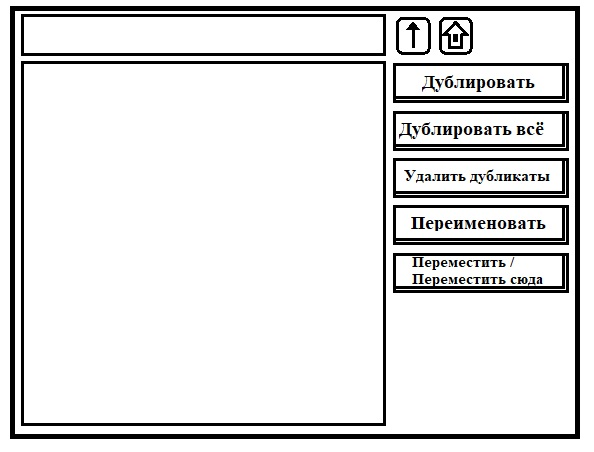
#> input picture СV_L/Задание 2. эскиз.jpg, 594 x 452 px
$ python -i Intro.py   (imports and definitions only)
#> lines starting #> are read from the running program, lines starting #| are printed output that depends on the picture; after the words box and inside, x2 and y2 are one past the last pixel; in counts of white or black regions, pixels touching at a corner belong together
from PIL import Image, ImageDraw, BmpImagePlugin as BIP
import tkinter as tk
import tkinter.filedialog as fd


# TODO: разработать класс для проверки эффективности работы нейросети, создающий растровое изображение из случайного фрагмента текстового файла и проверки количества ошибок после распознавания текста нейросетью.
class Neuron:
    # [6 lines left out: function __init__, not called in this run]

    def __repr__(self):
        return str(self.__name)

    def __str__(self):
        return str("Нейрон: " + self.__name)

    # [40 lines left out: functions save, read, read_ptrn, __get_save_path, save_ptrn, not called in this run]


class GUI(tk.Tk):

    # [38 lines left out: functions __init__, _show_file_dialog, not called in this run]

    def recognise_text(self):
        ...


class NeuroNet:
    # [20 lines left out: functions __init__, input, not called in this run]


class Cutter:
    """ Класс, предназначенный для разделения графического фрагмента текста
    на отдельные буквы """

    # TODO: Придумать алгоритм определения принадлежности нескольоких
    # областей к одной букве. Возможно по среднему размеру символов (
    # подойдёт только для букв) или по направлению строки. Как, например
    # распознать букву Ы? Возможно, если достоверно известно что она
    # является частью слова (последовательности букв, без цифр) - это можно
    # будет сделать, в связи с тем что "палочка" от буквы "Ы" не похожа ни
    # на одну букву.

    def __init__(self, filename):
#> called with filename = '../СV_L/Задание 2. эскиз.jpg'
        self.image = Image.open(filename)
#> self.image is the input picture: PIL image 594x452 RGB; mean R, G, B 226.3, 226.3, 226.2
        self.l_count = 1
        self.binary = None
        self.marked = None

    def _binarize(self) -> Image.Image:
        """ Преобразует исходное изображение в бинарное (с инверсией)"""
        sb = self.image.convert(mode="1")
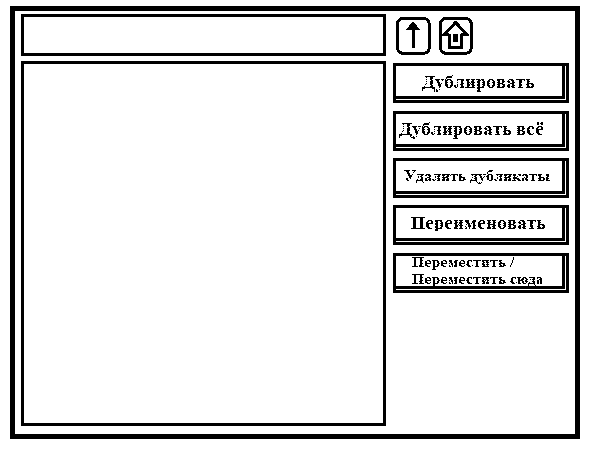
#> sb: PIL image 594x452 1; 88.8% white; 128 black regions (41 under 20 px), largest, box (x1, y1, x2, y2) and area: (10, 6, 580, 439) 9930, (21, 61, 386, 426) 4344, (21, 14, 386, 56) 2406
        for i in range(32):
            for j in range(32):
                point = (i, j)
                sb.putpixel(point, int(not sb.getpixel(point)))
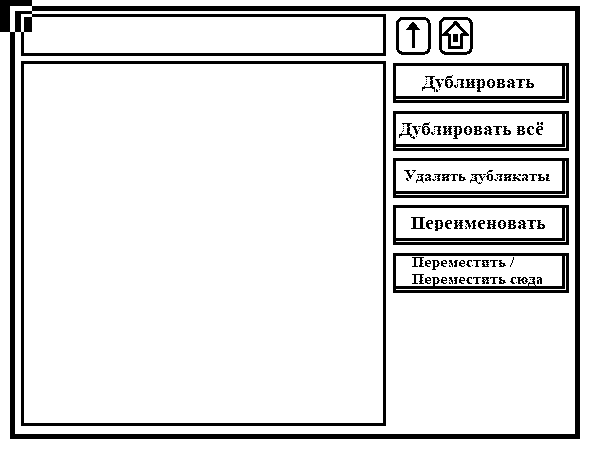
#> sb: PIL image 594x452 1; 88.6% white; 127 black regions (41 under 20 px), largest, box (x1, y1, x2, y2) and area: (0, 0, 580, 439) 12774, (21, 61, 386, 426) 4344, (393, 253, 569, 293) 1921
        self.binary = sb
        return sb

    def cut(self) -> []:
        """ Возвращает связные области бинарного изображения"""

        # [45 lines of commented-out code are left out]
        class Region(list):
            """ Класс для хранения заполненной области изображения"""

            def __init__(self):
                super().__init__()
                self.top_y = 0
                self.left_x = 0
                self.len = 0
                self.contour = []
                # [[x1, x2, x3], [x1], [x4, x5, x6]]

            def __len__(self):
                return self.len

            def __iter__(self):
                for row in self.contour:
                    yield from row

            def __reversed__(self):
                raise AttributeError

            def __contains__(self, item):
                x, y = item
                try:
                    return Region.inhere(self.contour[y - self.top_y], x)
                except IndexError:
                    return False

            def add_to_contour(self, point: tuple) -> None:
                """ Добавление точки контура в объект"""
                x, y = point[0]
                len_y = len(self.contour)
                bottom_y = self.top_y + len_y - 1
                if y < self.top_y:
                    self.contour = [x] + [[]] * (self.top_y - y)
                    self.len += self.top_y - y + 1
                    return
                if y > bottom_y:
                    self.contour.extend([[]] * (y - bottom_y) + [x])
                    self.len += self.top_y - y + 1
                    return
                current_y = y - self.top_y
                row = self.contour[current_y]
                Region.insort(row, x)
                self.len += 1

            def is_inside(self, point: tuple) -> bool:
                """
                Проверка, находится ли точка внутри контура

                :param point: итерируемый объект содержащий координаты X и Y
                :return: True, если точка внутри контура (принадлежит ему)
                """
                x, y = point
                current_y = y - self.top_y
                index = Region.get_pos(self.contour[current_y], x)
                try:
                    if x == self.contour[index]:
                        return True
                    else:
                        return bool(index % 2)
                except IndexError:
                    return False

            def walk_around(self, start: tuple, clockwise=True):
                raise AttributeError

            @staticmethod
            def get_pos(row: list, val: int) -> int:
                """
                Возвращает предполагаемую позицию элемента в ряду

                :param row: итерируемый объект
                :param val: значение для поиска
                :return: позиция элемента
                """
                start = 0
                end = len(row)
                medium = (end - start) // 2
                while (end - start) >= 1:
                    if val == row[medium]:
                        break
                    if val > row[medium]:
                        start = medium
                    else:
                        end = medium
                return medium  # +1

            @staticmethod
            def insort(row: list, val: int) -> int:
                """
                Вставляет значение в отсортированный ряд

                :param row: список для вставки
                :param val: Добавляемое значение
                :return: индекс добавленного значения в ряду
                """
                index = Region.get_pos(row, val)
                if val != row[index]:
                    row.insert(index, val)
                return index

            @staticmethod
            def inhere(row: list, val: int) -> bool:
                """
                Ищет значение в ряду

                :param row: список для поиска
                :param val: значение для поиска
                :return: True, если элемент найден, иначе False
                """
                if val == row[Region.get_pos(row, val)]:
                    return True

            def get_bitmap(self):
                """ Получение объекта в виде битового массива"""
                ...

            def get_points(self):
                ...

        sb = self._binarize()
        width = sb.size[0]
        height = sb.size[1]
        # TODO: разобрать как в Python явно задавать область видимости
        for i in range(height):
            for j in range(width):
                point = (i, j)
#> (the run stopped early here; a loop or call above may not have finished)
